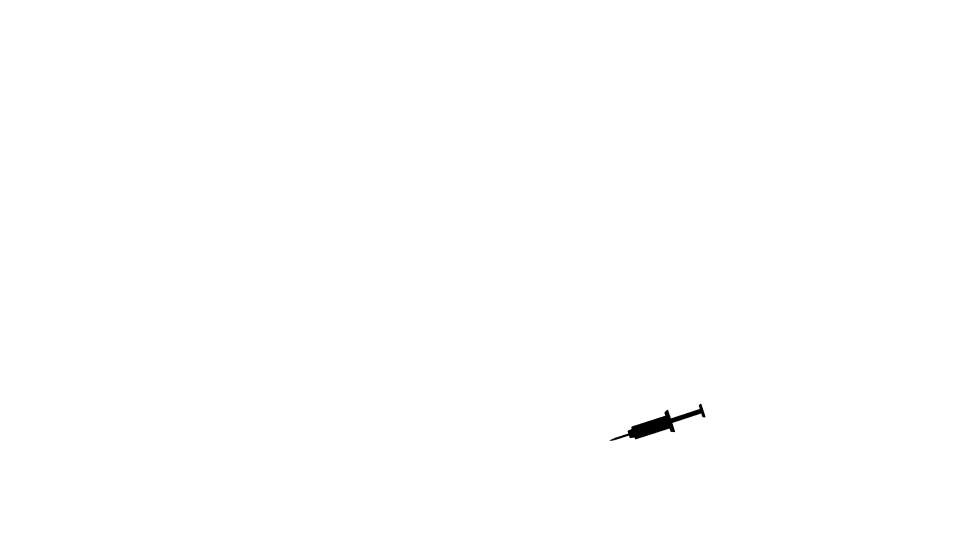
#> input picture assets/syringe-dv1.png, 1920 x 1080 px (shown at 1/2 size)
$ python gif.py
#> lines starting #> are read from the running program, lines starting #| are printed output that depends on the picture; pictures that were not available may be replaced by others from this repository, and a replacement may not be noted
"""Stitches together png images into a gif."""

import imageio.v2 as imageio
from PIL import Image
import numpy as np
import os

DIRECTORY = 'temp/filling_injection/profound_normal_average_30_DV1_None'
TOP, BOTTOM, LEFT, RIGHT = 0.1, 0.9, 0.12, 0.784
HAS_OVERLAY = True
OVERLAY_END_FRAME = 30  # If 30, then the 31st frame will no longer have an overlay


def main():

    filenames = sorted([os.path.join(DIRECTORY, file) for file in os.listdir(DIRECTORY) if file.endswith('.png')])
    print(f'{len(filenames)} files')

    images = []

    syringe_img = Image.open('assets/syringe-dv1.png')
#> syringe_img is the input picture: PIL image 1920x1080 RGBA; mean R, G, B, A 253.2, 253.2, 253.2, 0.4
    syringe_cropped = syringe_img.crop((int(LEFT * syringe_img.width), int(TOP * syringe_img.height), int(RIGHT * syringe_img.width), int(BOTTOM * syringe_img.height)))
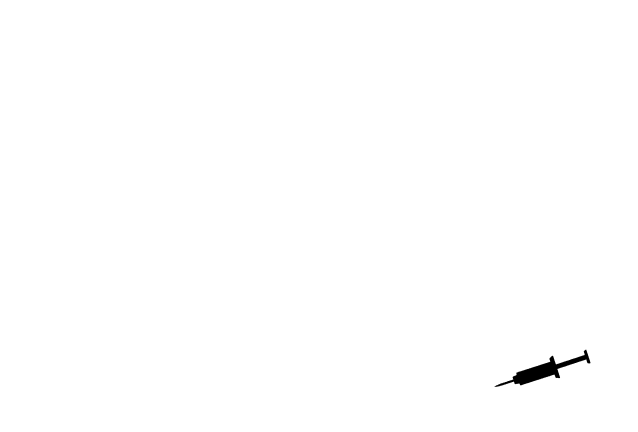
#> syringe_cropped: PIL image 1275x864 RGBA (shown at 1/2 size); mean R, G, B, A 251.6, 251.6, 251.6, 0.8; transparent parts drawn white

    for i, filename in enumerate(filenames):

        img = Image.open(filename)
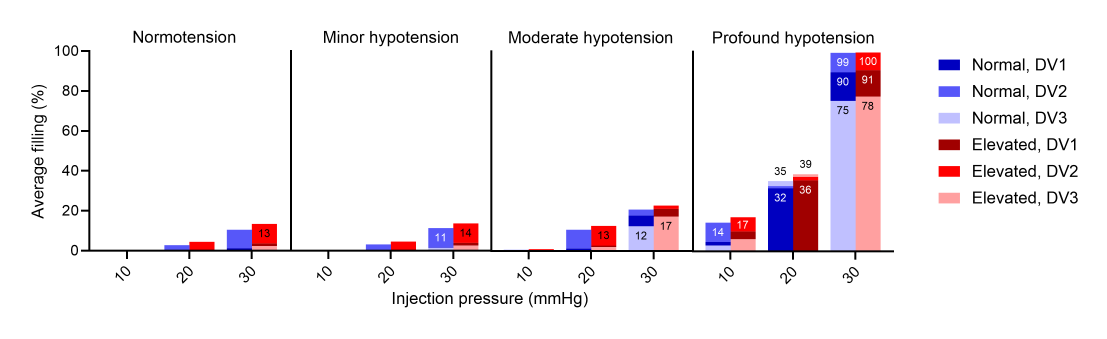
#> input picture data_analysis/Average filling by CVP and injection location bars.png, 3321 x 1017 px, given as the content of the folder temp/filling_injection/profound_normal_average_30_DV1_None, which was not available (shown at 1/3 size)
#> img is the input picture: PIL image 3321x1017 RGB; mean R, G, B 243.2, 238.5, 242.1
        img_cropped = img.crop((int(LEFT * img.width), int(TOP * img.height), int(RIGHT * img.width), int(BOTTOM * img.height)))
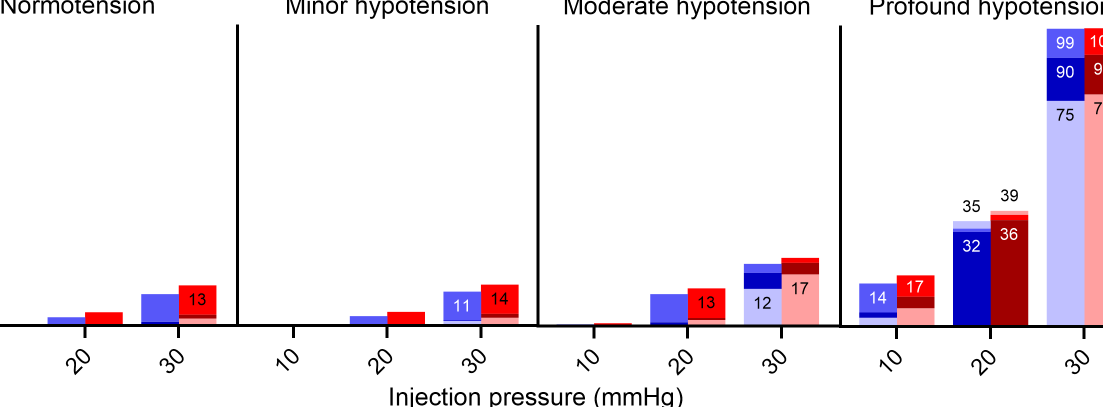
#> img_cropped: PIL image 2205x814 RGB (shown at 1/2 size); mean R, G, B 238.5, 231.7, 238

        if HAS_OVERLAY and i <= OVERLAY_END_FRAME:
            img_cropped.paste(syringe_cropped, (0, 0), syringe_cropped)  # Using the alpha channel of the syringe image

        images.append(np.array(img_cropped))  # Convert the image back to a numpy array for GIF creation

    output_path = os.path.join(DIRECTORY, 'filling_injection.gif')
    imageio.mimsave(output_path, images, format='gif', fps=1.5, loop=0)

    print(f"GIF created at {output_path}")


if __name__ == "__main__":
    main()
